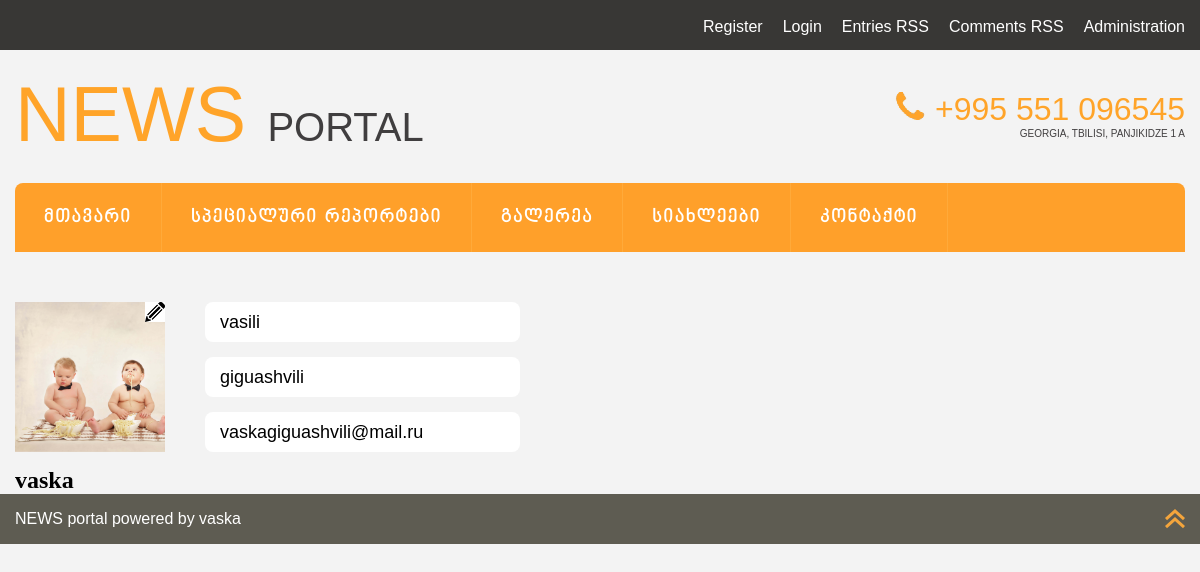
Screenshot of /profile.php?profile_id=1 with the database file from the repository.
### tables this page shows
CREATE TABLE IF NOT EXISTS `contact` (
  `id` int(11) NOT NULL AUTO_INCREMENT,
  `contact_type` varchar(255) NOT NULL,
  `info` varchar(255) NOT NULL,
  PRIMARY KEY (`id`)
);

CREATE TABLE IF NOT EXISTS `menu` (
  `id` int(11) NOT NULL AUTO_INCREMENT,
  `name` varchar(255) NOT NULL,
  `link` varchar(255) NOT NULL,
  `name_ka` varchar(255) NOT NULL,
  PRIMARY KEY (`id`)
);

CREATE TABLE IF NOT EXISTS `users` (
  `id` int(11) NOT NULL AUTO_INCREMENT,
  `name` varchar(255) NOT NULL,
  `email` varchar(255) NOT NULL,
  `pass` varchar(255) NOT NULL,
  `profile_img` varchar(255) DEFAULT 'autor_img.png',
  `first_name` varchar(255) NOT NULL,
  `last_name` varchar(255) NOT NULL,
  PRIMARY KEY (`id`)
);

### profile.php (the view, shortened to what this page needs)
<?php require_once("includes/header.php"); ?>
<?php
$info_q = mysql_query("SELECT * FROM users WHERE id={$_GET['profile_id']}");
$info = mysql_fetch_assoc($info_q);
?>
<div class="profile">
	<div class="profile-img">
		<img src="<?php echo $info['profile_img']; ?>" alt="">
		<a id="img-up-but" href="#"></a>
	</div>
	<div class="profile-info">
		<ul>
			<li><?php echo $info['first_name']; ?></li>
			<li><?php echo $info['last_name']; ?></li>
			<li><?php echo $info['email']; ?></li>
		</ul>
	</div>
	<h2>
		<?php echo $info['name']; ?>
	</h2>
</div>
<?php require_once("includes/footer.php"); ?>

### includes/header.php (shortened to what this page needs)
<!DOCTYPE html>
<html lang="en">
<head>
	<link rel="stylesheet" type="text/css" href="css/style.css">
	<link rel="stylesheet" type="text/css" href="css/fonts.css">
</head>
<body>
	<div class="header-top">
		<div class="header-top-inner">
			<ul>
				<?php
					if(!isset($_SESSION["name"])){
						echo
						"
						<li><a id='reg' href='#'>Register</a></li>
						<li><a id='login' href='#'>Login</a></li>
						";
					}
				?>
				<li><a href="#">Entries RSS</a></li>
				<li><a href="#">Comments RSS</a></li>
				<li><a href="admin/">Administration</a></li>
			</ul>
		</div>
	</div>
	<div class="all">
		<header>
			<h1>
				<a href="index.php">
					news <span>portal</span>
				</a>
			</h1>
			<div class="phone">
			<?php
				$phone_q = mysql_query("SELECT * FROM contact WHERE contact_type='telephone'");
				$phone = mysql_fetch_assoc($phone_q);
				$address_q = mysql_query("SELECT * FROM contact WHERE contact_type='address'");
				$address = mysql_fetch_assoc($address_q);
			?>
				<img src="img/phone.png" alt=""><span><?php echo $phone['info']; ?></span><br>
				<span><?php echo $address['info']; ?></span>
			</div>
			<nav>
				<ul>
					<?php
						$menu_q = mysql_query("SELECT * FROM menu");
						while($menu = mysql_fetch_assoc($menu_q)){
							echo "
								<li><a href='{$menu['link']}'>{$menu['name_ka']}</a></li>
							";
						}
					?>
				</ul>
			</nav>
		</header>

### css/style.css (style rules this page uses)
* { margin: 0; padding: 0; text-decoration: none; list-style-type: none; }
body { background-color: #f3f3f3; }
.all { width: 1170px; margin: 0 auto; }
.header-top { width: 100%; height: 50px; background-color: #383735; }
.header-top-inner { width: 1170px; margin: 0 auto; }
.header-top ul { float: right; margin-top: 18px; }
.header-top ul li { float: left; margin-left: 20px; }
.header-top ul li a { color: white; font-family: sans-serif; text-transform: capitalize; }
header h1 { margin-top: 20px; float: left; }
header h1 a { display: inline-block; font-family: arial, sans-serif; font-weight: normal; color: #ffa429; font-size: 77px; text-transform: uppercase; }
header h1 a span { font-size: 40px; color: #403e3f; }
.phone { margin-top: 40px; font-size: 10px; float: right; text-align: right; color: #403e3f; font-family: sans-serif; text-transform: uppercase; }
.phone span:first-of-type { color: #ffa429; font-size: 32px; margin-left: 10px; }
nav { overflow: hidden; width: 100%; height: 69px; background-color: #ffa02a; border-radius: 8px 8px 0 0; margin-top: 24px; }
nav ul li { float: left; }
nav ul li a { letter-spacing: 2px; border-right: 1px solid #ffaa3a; color: white; display: inline-block; padding: 24px 29px; font-family: arial, mtavruli, sans-serif; text-transform: uppercase; font-weight: bold; font-size: 18px; }
.profile { margin-top: 50px; }
.profile-img { position: relative; float:left; width: 150px; height: 150px; overflow: hidden; }
.profile-img img { position: absolute; left: 0; top: 0; height: 150px; }
.profile-img a { position: absolute; display: inline-block; width: 20px; height: 20px; right: 0; top: 0; background: url("../img/pensil.png") no-repeat; background-size: 20px 20px; }
.profile-info { margin-left: 40px; float: left; }
.profile-info ul li { font-family: arial,sans-serif; font-size: 18px; height: 40px; line-height: 40px; margin-bottom: 15px; width: 300px; background-color: white; border-radius: 8px; padding-left: 15px; }

### rows the page displays
contact: info "+995 551 096545"
contact: info "GEORGIA, TBILISI, PANJIKIDZE 1 A"
menu: name_ka "ᲛᲗᲐᲕᲐᲠᲘ"
menu: name_ka "ᲡᲞᲔᲪᲘᲐᲚᲣᲠᲘ ᲠᲔᲞᲝᲠᲢᲔᲑᲘ"
menu: name_ka "ᲒᲐᲚᲔᲠᲔᲐ"
menu: name_ka "ᲡᲘᲐᲮᲚᲔᲔᲑᲘ"
menu: name_ka "ᲙᲝᲜᲢᲐᲥᲢᲘ"
users: profile_img (picture), first_name "vasili", last_name "giguashvili", email "vaskagiguashvili@mail.ru", name "vaska"
